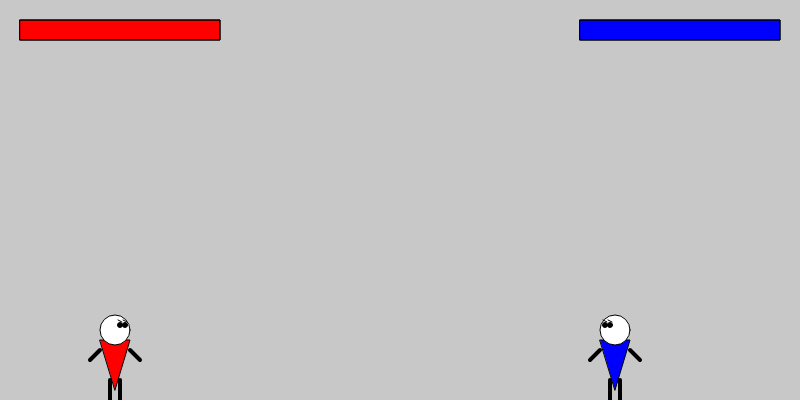
Frame 1 (no input)
Frame 60 (no input): identical to frame 1, image omitted
Frame 120 (the mouse pressed at the canvas centre since frame 60): identical to frame 1, image omitted

The p5.js sketch that drew this single still picture (run headless with seeded random() and noise() and a simulated clock; from frame 60 on, the mouse is pressed at the canvas centre):

// p5.js sketch
// ── sketch.js
// Paul Cusimano, HW 4
let player1, player2;
let keys = {};
let gameOver = false;
let winner = "";

function setup() {
  createCanvas(800, 400);
  player1 = new Player(100, height - 60, "red", "right");
  player2 = new Player(width - 200, height - 60, "blue", "left");
}

function draw() {
  background(200);

  if (!gameOver) {
    player1.update();
    player2.update();

    player1.render();
    player2.render();

    drawHealthBars();
  } else {
    winScreen();
  }
}

function keyPressed() {
  if (gameOver) return;

  keys[key.toLowerCase()] = true;
  keys[keyCode] = true;

  if (key === " ") player1.attack(player2, "punch");
  if (key === "x") player1.attack(player2, "kick");
  if (keyCode === ENTER) player2.attack(player1, "punch");
  if (keyCode === SHIFT) player2.attack(player1, "kick");
}

function keyReleased() {
  if (gameOver) return;

  keys[key.toLowerCase()] = false;
  keys[keyCode] = false;
}

class DrawCharacter {
  static draw(x, y, color, facing, isAttacking, attackType, isStunned) {
    push();
    translate(x, y);

    if (isStunned) {
      fill(255, 255, 0);
    } else {
      fill(color);
    }
    triangle(0, 0, 30, 0, 15, 50);

    fill(255);
    ellipse(15, -10, 30, 30);
    fill(0);
    if (facing === "right") {
      ellipse(20, -15, 5, 5);
      ellipse(25, -15, 5, 5);
      line(18, -20, 22, -18);
      line(23, -20, 27, -18);
    } else {
      ellipse(10, -15, 5, 5);
      ellipse(5, -15, 5, 5);
      line(8, -20, 12, -18);
      line(3, -20, 7, -18);
    }

    stroke(0);
    strokeWeight(4);
    if (isAttacking) {
      if (attackType === "punch") {
        if (facing === "right") {
          line(30, 10, 40, 10);
        } else if (facing === "left") {
          line(0, 10, -10, 10);
        }
      } else if (attackType === "kick") {
        if (facing === "right") {
          line(30, 10, 40, 20);
        } else if (facing === "left") {
          line(0, 10, -10, 20);
        }
      }
    } else {
      line(0, 10, -10, 20);
      line(30, 10, 40, 20);
    }

    if (isAttacking && attackType === "kick") {
      if (facing === "right") {
        line(20, 50, 40, 40);
      } else if (facing === "left") {
        line(10, 50, -10, 40);
      }
    } else {
      line(10, 40, 10, 60);
      line(20, 40, 20, 60);
    }

    pop();
  }
}

class Player {
  constructor(x, y, color, facing) {
    this.pos = createVector(x, y);
    this.vel = createVector(0, 0);
    this.color = color;
    this.facing = facing;
    this.health = 100;
    this.isAttacking = false;
    this.attackType = "";
    this.stunTimer = 0;
  }

  update() {
    this.pos.add(this.vel);
    this.vel.mult(0.9);

    if (this.pos.y < height - 60) {
      this.vel.y += 0.5;
    } else {
      this.pos.y = height - 60;
      this.vel.y = 0;
    }

    this.pos.x = constrain(this.pos.x, 0, width - 30);
    this.pos.y = constrain(this.pos.y, 0, height - 60);

    if (this.stunTimer > 0) {
      this.stunTimer -= deltaTime / 1000;
      return;
    }

    if (this.stunTimer <= 0) {
      if (keys["a"]) player1.move(-1);
      if (keys["d"]) player1.move(1);
      if (keys["w"]) player1.jump();
      if (keys[LEFT_ARROW]) player2.move(-1);
      if (keys[RIGHT_ARROW]) player2.move(1);
      if (keys[UP_ARROW]) player2.jump();
    }
  }

  render() {
    DrawCharacter.draw(
      this.pos.x,
      this.pos.y,
      this.color,
      this.facing,
      this.isAttacking,
      this.attackType,
      this.stunTimer > 0
    );
  }

  move(dir) {
    if (this.stunTimer > 0) return;

    this.vel.x = dir * 3.5;
    this.facing = dir > 0 ? "right" : "left";
  }

  jump() {
    if (this.pos.y >= height - 60) {
      this.vel.y = -15;
    }
  }

  attack(opponent, type) {
    this.isAttacking = true;
    this.attackType = type;
    setTimeout(() => {
      this.isAttacking = false;
      this.attackType = "";
    }, 200);

    let attackRange = type === "punch" ? 40 : 60;
    let damage = type === "punch" ? 10 : 15;

    if (this.facing === "right") {
      if (
        this.pos.x + attackRange > opponent.pos.x &&
        this.pos.x + 30 < opponent.pos.x + 30 &&
        this.pos.y === opponent.pos.y
      ) {
        opponent.takeDamage(createVector(10, -5), damage);
        console.log(`${opponent.color} player took damage`);
      }
    } else if (this.facing === "left") {
      if (
        this.pos.x - attackRange < opponent.pos.x + 30 &&
        this.pos.x > opponent.pos.x &&
        this.pos.y === opponent.pos.y
      ) {
        opponent.takeDamage(createVector(-10, -5), damage);
        console.log(`${opponent.color} player took damage`);
      }
    }
  }

  takeDamage(knockback, damage) {
    this.health -= damage;
    this.vel.set(0, 0);
    this.vel.add(knockback);
    this.stunTimer = 0.3;
    if (this.health <= 0) {
      winner = this.color === "red" ? "Blue" : "Red";
      gameOver = true;
      console.log(`${this.color} player loses!`);
      noLoop();
    }
  }
}

function drawHealthBars() {
  fill("red");
  rect(20, 20, player1.health * 2, 20);
  noFill();
  stroke(0);
  rect(20, 20, 200, 20);

  fill("blue");
  rect(width - 220, 20, player2.health * 2, 20);
  noFill();
  stroke(0);
  rect(width - 220, 20, 200, 20);
}

function winScreen() {
  textSize(32);
  fill(0);
  textAlign(CENTER, CENTER);
  text(`${winner} Player Wins!`, width / 2, height / 2);
}
